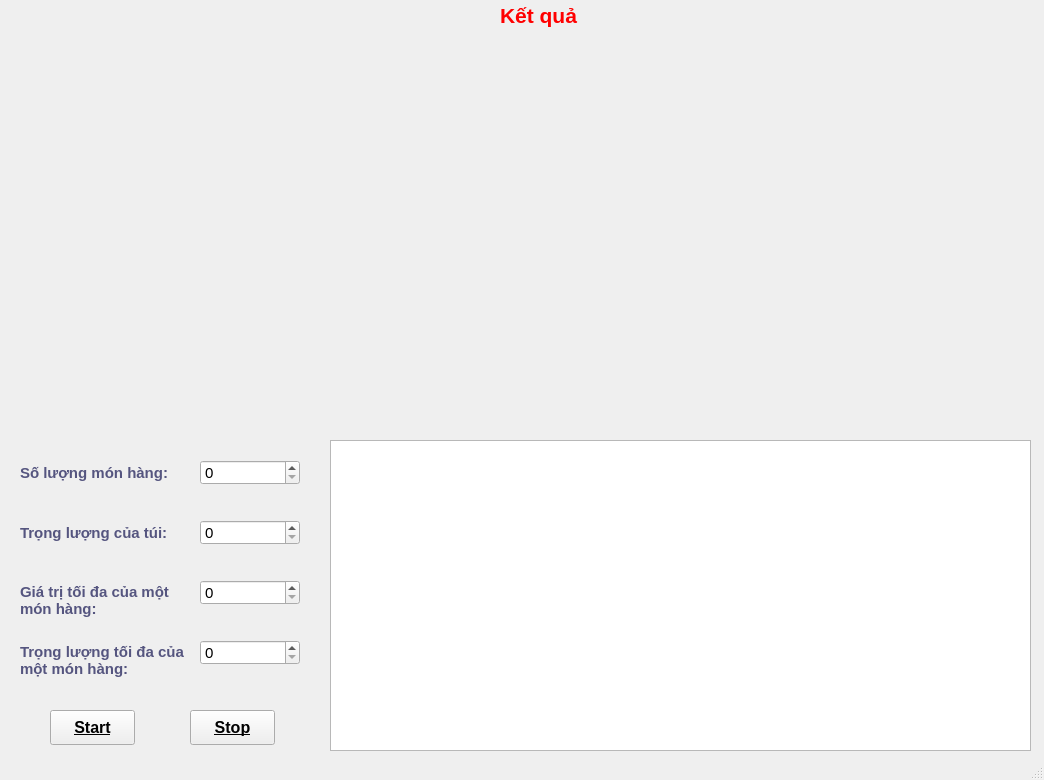
<?xml version="1.0" encoding="UTF-8"?>
<ui version="4.0">
 <class>MainWindow</class>
 <widget class="QMainWindow" name="MainWindow">
  <property name="enabled">
   <bool>true</bool>
  </property>
  <property name="geometry">
   <rect>
    <x>0</x>
    <y>0</y>
    <width>1044</width>
    <height>780</height>
   </rect>
  </property>
  <property name="windowTitle">
   <string>Knapsack</string>
  </property>
  <property name="layoutDirection">
   <enum>Qt::LeftToRight</enum>
  </property>
  <property name="styleSheet">
   <string notr="true"/>
  </property>
  <property name="inputMethodHints">
   <set>Qt::ImhNone</set>
  </property>
  <widget class="QWidget" name="centralwidget">
   <widget class="QLabel" name="label">
    <property name="geometry">
     <rect>
      <x>20</x>
      <y>460</y>
      <width>180</width>
      <height>25</height>
     </rect>
    </property>
    <property name="font">
     <font>
      <pointsize>11</pointsize>
      <bold>true</bold>
     </font>
    </property>
    <property name="styleSheet">
     <string notr="true">color:rgb(85, 85, 127)</string>
    </property>
    <property name="text">
     <string>Số lượng món hàng:</string>
    </property>
   </widget>
   <widget class="QTextBrowser" name="tbResult">
    <property name="geometry">
     <rect>
      <x>330</x>
      <y>440</y>
      <width>701</width>
      <height>311</height>
     </rect>
    </property>
    <property name="font">
     <font>
      <pointsize>10</pointsize>
     </font>
    </property>
    <property name="cursor" stdset="0">
     <cursorShape>OpenHandCursor</cursorShape>
    </property>
   </widget>
   <widget class="QSpinBox" name="num_items">
    <property name="geometry">
     <rect>
      <x>200</x>
      <y>460</y>
      <width>100</width>
      <height>25</height>
     </rect>
    </property>
    <property name="font">
     <font>
      <pointsize>11</pointsize>
     </font>
    </property>
    <property name="focusPolicy">
     <enum>Qt::WheelFocus</enum>
    </property>
    <property name="maximum">
     <number>1000</number>
    </property>
   </widget>
   <widget class="QPushButton" name="btStart">
    <property name="geometry">
     <rect>
      <x>50</x>
      <y>710</y>
      <width>85</width>
      <height>35</height>
     </rect>
    </property>
    <property name="font">
     <font>
      <pointsize>12</pointsize>
      <bold>true</bold>
      <underline>true</underline>
     </font>
    </property>
    <property name="focusPolicy">
     <enum>Qt::StrongFocus</enum>
    </property>
    <property name="styleSheet">
     <string notr="true"/>
    </property>
    <property name="text">
     <string>Start</string>
    </property>
   </widget>
   <widget class="QLabel" name="label_2">
    <property name="geometry">
     <rect>
      <x>500</x>
      <y>0</y>
      <width>81</width>
      <height>31</height>
     </rect>
    </property>
    <property name="font">
     <font>
      <pointsize>16</pointsize>
      <bold>true</bold>
     </font>
    </property>
    <property name="styleSheet">
     <string notr="true">color: rgb(255, 0, 0);</string>
    </property>
    <property name="text">
     <string>Kết quả</string>
    </property>
   </widget>
   <widget class="QSpinBox" name="capacity">
    <property name="geometry">
     <rect>
      <x>200</x>
      <y>520</y>
      <width>100</width>
      <height>25</height>
     </rect>
    </property>
    <property name="font">
     <font>
      <pointsize>11</pointsize>
     </font>
    </property>
    <property name="focusPolicy">
     <enum>Qt::WheelFocus</enum>
    </property>
    <property name="maximum">
     <number>500000</number>
    </property>
   </widget>
   <widget class="QLabel" name="label_3">
    <property name="geometry">
     <rect>
      <x>20</x>
      <y>520</y>
      <width>180</width>
      <height>25</height>
     </rect>
    </property>
    <property name="font">
     <font>
      <pointsize>11</pointsize>
      <bold>true</bold>
     </font>
    </property>
    <property name="styleSheet">
     <string notr="true">color:rgb(85, 85, 127)</string>
    </property>
    <property name="text">
     <string>Trọng lượng của túi:</string>
    </property>
   </widget>
   <widget class="QSpinBox" name="max_value">
    <property name="geometry">
     <rect>
      <x>200</x>
      <y>580</y>
      <width>100</width>
      <height>25</height>
     </rect>
    </property>
    <property name="font">
     <font>
      <pointsize>11</pointsize>
     </font>
    </property>
    <property name="focusPolicy">
     <enum>Qt::WheelFocus</enum>
    </property>
    <property name="maximum">
     <number>1000000</number>
    </property>
   </widget>
   <widget class="QLabel" name="label_4">
    <property name="geometry">
     <rect>
      <x>20</x>
      <y>580</y>
      <width>180</width>
      <height>40</height>
     </rect>
    </property>
    <property name="font">
     <font>
      <pointsize>11</pointsize>
      <bold>true</bold>
     </font>
    </property>
    <property name="acceptDrops">
     <bool>false</bool>
    </property>
    <property name="autoFillBackground">
     <bool>false</bool>
    </property>
    <property name="styleSheet">
     <string notr="true">color:rgb(85, 85, 127)</string>
    </property>
    <property name="lineWidth">
     <number>1</number>
    </property>
    <property name="text">
     <string>Giá trị tối đa của một món hàng:</string>
    </property>
    <property name="textFormat">
     <enum>Qt::AutoText</enum>
    </property>
    <property name="scaledContents">
     <bool>false</bool>
    </property>
    <property name="wordWrap">
     <bool>true</bool>
    </property>
   </widget>
   <widget class="QSpinBox" name="max_weight">
    <property name="geometry">
     <rect>
      <x>200</x>
      <y>640</y>
      <width>100</width>
      <height>25</height>
     </rect>
    </property>
    <property name="font">
     <font>
      <pointsize>11</pointsize>
     </font>
    </property>
    <property name="focusPolicy">
     <enum>Qt::WheelFocus</enum>
    </property>
    <property name="maximum">
     <number>100000</number>
    </property>
   </widget>
   <widget class="QLabel" name="label_5">
    <property name="geometry">
     <rect>
      <x>20</x>
      <y>640</y>
      <width>180</width>
      <height>40</height>
     </rect>
    </property>
    <property name="font">
     <font>
      <pointsize>11</pointsize>
      <bold>true</bold>
     </font>
    </property>
    <property name="styleSheet">
     <string notr="true">color:rgb(85, 85, 127)</string>
    </property>
    <property name="text">
     <string>Trọng lượng tối đa của một món hàng:</string>
    </property>
    <property name="wordWrap">
     <bool>true</bool>
    </property>
   </widget>
   <widget class="QPushButton" name="btStop">
    <property name="geometry">
     <rect>
      <x>190</x>
      <y>710</y>
      <width>85</width>
      <height>35</height>
     </rect>
    </property>
    <property name="font">
     <font>
      <pointsize>12</pointsize>
      <bold>true</bold>
      <underline>true</underline>
     </font>
    </property>
    <property name="focusPolicy">
     <enum>Qt::StrongFocus</enum>
    </property>
    <property name="styleSheet">
     <string notr="true"/>
    </property>
    <property name="text">
     <string>Stop</string>
    </property>
   </widget>
   <widget class="MyWidget" name="canvaFrame" native="true">
    <property name="geometry">
     <rect>
      <x>10</x>
      <y>30</y>
      <width>1021</width>
      <height>411</height>
     </rect>
    </property>
   </widget>
  </widget>
  <widget class="QStatusBar" name="statusbar"/>
 </widget>
 <customwidgets>
  <customwidget>
   <class>MyWidget</class>
   <extends>QWidget</extends>
   <header>mywidget.h</header>
   <container>1</container>
  </customwidget>
 </customwidgets>
 <tabstops>
  <tabstop>num_items</tabstop>
  <tabstop>capacity</tabstop>
  <tabstop>max_value</tabstop>
  <tabstop>max_weight</tabstop>
  <tabstop>btStart</tabstop>
  <tabstop>btStop</tabstop>
  <tabstop>tbResult</tabstop>
 </tabstops>
 <resources/>
 <connections/>
</ui>
